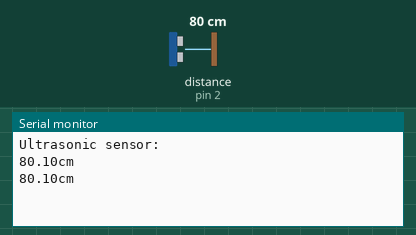
Simulated run of this sketch. Board: Arduino Uno, built with avr-gcc and run on an emulated ATmega328P. Shown: the last lines printed to the serial monitor. Wiring (inferred from the names in the program): ultrasonic range finder: trigger pin 3; echo pin 2. The test bench sets the inputs (shaded band); at power-on: distance to the obstacle (sensor on pin 2) 80 cm. The echo pulse lasts 58.3 µs per cm.

Above: at 1.8 s.
1.9 s: distance to the obstacle (sensor on pin 2) set to 2 cm
At 2.8 s:
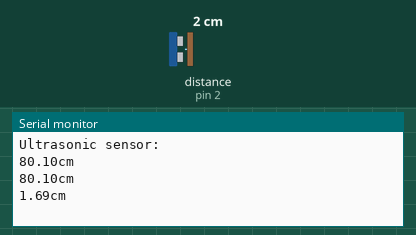
3.4 s: distance to the obstacle (sensor on pin 2) set to 4 cm
At 4.8 s:
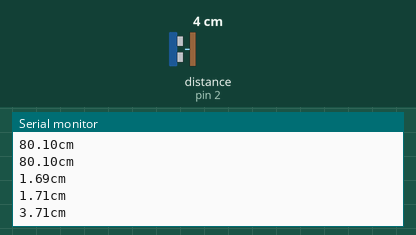
Timing chart, 0 to 6.4 s (numbered marks = the images above; inputs shaded):
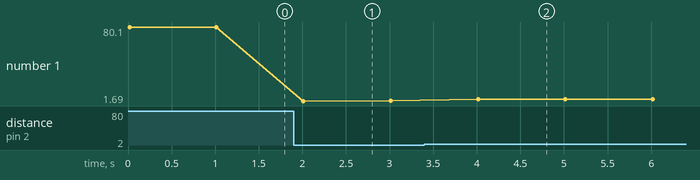

The sketch:

UltrasonicSensor.ino
```cpp
/*
功能：利用SR04超声波传感器进行测距，并用串口显示测出的距离值
*/
// 设定SR04连接的Arduino引脚
const int EchoPin = 2;
const int TrigPin = 3;
float distance;
void setup()
{   // 初始化串口通信及连接SR04的引脚
        Serial.begin(9600);
        pinMode(TrigPin, OUTPUT);
    // 要检测引脚上输入的脉冲宽度，需要先设置为输入状态
        pinMode(EchoPin, INPUT);
    Serial.println("Ultrasonic sensor:");
}
void loop()
{
    // 产生一个10us的高脉冲去触发TrigPin
        digitalWrite(TrigPin, LOW);
        delayMicroseconds(2);
        digitalWrite(TrigPin, HIGH);
        delayMicroseconds(10);
        digitalWrite(TrigPin, LOW);
    // 检测脉冲宽度，并计算出距离
        distance = pulseIn(EchoPin, HIGH) / 58.00;
        Serial.print(distance);
        Serial.print("cm");
        Serial.println();
        delay(1000);
}
```

Measured:
- after the input at 1.9 s, the serial monitor: prints a new line after 0.11 s (image 1)
- after the input at 3.4 s, the serial monitor: prints a new line after 0.61 s (image 2)
- plotted number 1: 80.1 → 1.71 after the input at 1.9 s, 1.71 → 3.71 after the input at 3.4 s
